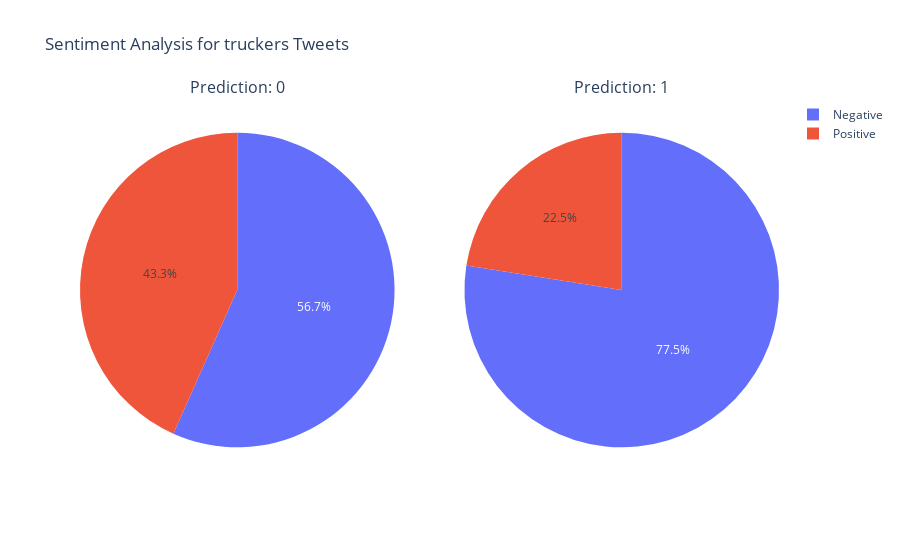

Notebook cell for this chart:
### Code cell
truckers_pred_senti_fig = prediction_sentiment_figure(
    labeled_truckers_df, 'truckers'
)
offline.iplot(truckers_pred_senti_fig)

### Figure 1 — Plotly figure (JSON) as saved in the notebook; plotly's stock layout.template omitted (floating-point values rounded to 4 significant figures)
{"data": [{"domain": {"x": [0, 0.45], "y": [0, 1]}, "labels": ["Negative", "Positive"], "name": "Label 0", "type": "pie", "values": [957, 732]}, {"domain": {"x": [0.55, 1], "y": [0, 1]}, "labels": ["Negative", "Positive"], "name": "Label 1", "type": "pie", "values": [86, 25]}], "layout": {"annotations": [{"font": {"size": 16}, "showarrow": false, "text": "Prediction: 0", "x": 0.225, "xanchor": "center", "xref": "paper", "y": 1, "yanchor": "bottom", "yref": "paper"}, {"font": {"size": 16}, "showarrow": false, "text": "Prediction: 1", "x": 0.775, "xanchor": "center", "xref": "paper", "y": 1, "yanchor": "bottom", "yref": "paper"}], "title": {"text": "Sentiment Analysis for truckers Tweets"}}}
